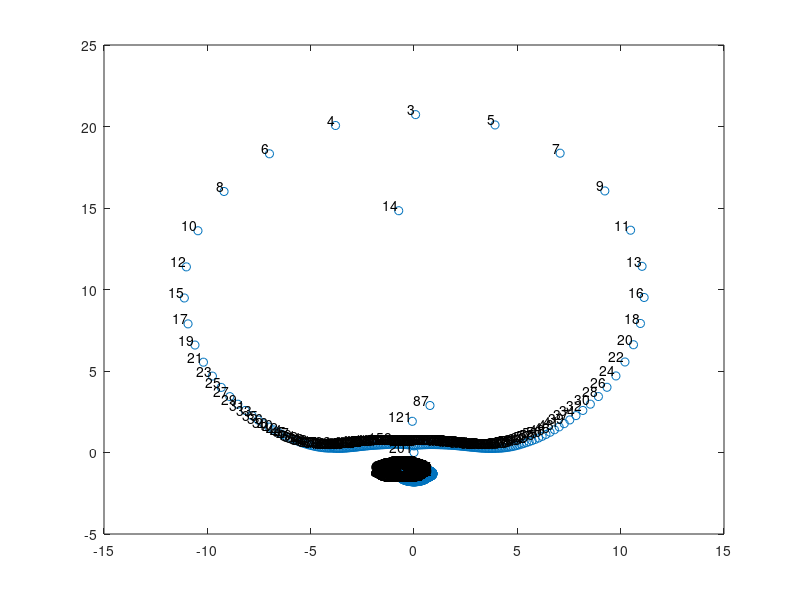
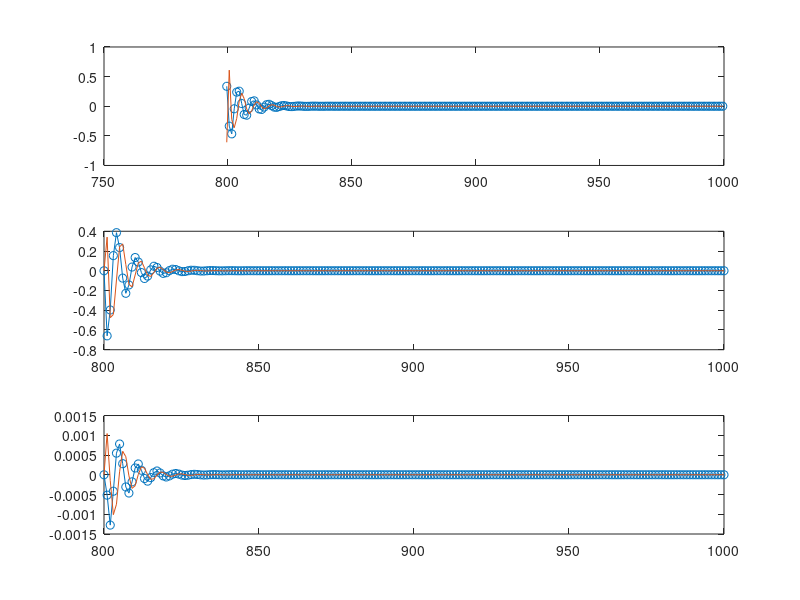

The MATLAB source for these figures, in order:
clc
clear

g=9.8;
sc=deg2rad(20);
rint=2.5e-3;

%q0=3e-5/(2*pi);
q0 = 3e-3/(2*pi);

aint=80*rint;
aend=1000*rint;

c0=q0;

nu=50e-6;

C=c0;
c1=27/35;
c2=3;

EXT=c2*nu*C;
hint=(C*c2*nu/(g*sin(sc)*aend))^(1/3);

N = 200;

a = linspace(aint,aend,N);
hs = (C*c2*nu./(g*sin(sc).*a)).^(1/3);
us = C./(a.*hs);
% test base flow
% plot(a,hs,'o')
% hold on
% plot(a,us,'o')

usinf = us(1,end);
hsinf = hs(1,end);

R = usinf*hsinf/nu;
F = usinf/(g*hsinf*cos(sc))^(1/2);

%A = a./rint;
Aint = 800;
Aend = 1000;
A = linspace(Aint,Aend,N);
Ahalf = A(1:end-1)+diff(A)/2;

DeltaA = diff(A);

h = DeltaA(1,end);
% examine mesh
% plot(A,'o')
% hold on
% plot(Ahalf,'o')

B = 2.6;

s1 = 1/(2*h);
s2 = 1/h;
s3 = 1i*B./(A.*cos(sc));
% s3 = B./(A.*cos(sc));

s4 = -1/(2*h)-1/(R*h^2);
s5 = -3/R-1/(h*F^2);
s6 = 2/(R*h^2)+3/R;
s7 = -3/R+1/(h*F^2);
s8 = 1/(2*h)-1/(R*h^2);
s9 = (1/2)*(1/F^2)*1i*B./(A.*cos(sc));
% s9 = (1/2)*(1/F^2)*B./(A.*cos(sc));

K1=3./(2.*h);
K2=-2./h;
K3=1./(2.*h);

% K1=1;
% K2=-1;
% K3=0;

MATSIZE = 3*N;

LHS=zeros(MATSIZE);
rHS=eye(MATSIZE);

lg=1;%LHS counting switch times (current location)
lkg=1;%counting every 3 rows

for i=1:MATSIZE
    if lkg==4
        lkg=1;
        lg=lg+1;
    end
    for j=1:MATSIZE
        if lg==1 %left B.C.s
            if lkg==1
                LHS(i,1)=1/2;
                LHS(i,4)=1/2;
%                 LHS(i,1)=1;
                rHS(i,1)=0;
            end
            if lkg==2
                LHS(i,2)=1;
                rHS(i,2)=0;
            end
            if lkg==3
                LHS(i,3)=1;
                rHS(i,3)=0;
            end
        elseif lg==N %right B.C.s
            if lkg==1
                LHS(i,3*lg)=s3(1,end);
                LHS(i,3*lg-1)=s2;
                
                LHS(i,3*lg-2)=s2;%center
                
                
                LHS(i,3*lg-4)=-s2;
                LHS(i,3*lg-5)=-s2;
                
                rHS(i,3*lg-2)=3/2;
                rHS(i,3*lg-5)=-1/2;
%                 LHS(i,3*lg-2)=1;
%                 rHS(i,3*lg-2)=0;
            end
            if lkg==2
                %LHS(i,3*lg-1)=1;
                rHS(i,3*lg-1)=0;
                
                LHS(i,3*lg-1)=K1;
                LHS(i,3*(lg-1)-1)=K2;
                LHS(i,3*(lg-2)-1)=K3;
                
            end
            if lkg==3
                %LHS(i,3*lg)=1;
                rHS(i,3*lg)=0;
                
                LHS(i,3*lg)=K1;
                LHS(i,3*(lg-1))=K2;
                LHS(i,3*(lg-2))=K3;
                
            end
        else % interior points
            if lkg==1
                LHS(i,3*lg+2)=s1;
                LHS(i,3*lg+1)=s2;
                LHS(i,3*lg)=s3(1,lg);
                
                LHS(i,3*lg-2)=-s2;%center
                
                LHS(i,3*lg-4)=-s1;
                
                rHS(i,3*lg-2)=1/2;
                rHS(i,3*lg+1)=1/2;
            end
            if lkg==2
                LHS(i,3*lg+2)=s8;
                LHS(i,3*lg+1)=s7;
                
                LHS(i,3*lg-1)=s6;
                
                LHS(i,3*lg-2)=s5;
                LHS(i,3*lg-4)=s4;
            end
            if lkg==3
                LHS(i,3*lg+3)=s8;
                LHS(i,3*lg+1)=s9(1,lg);
                
                LHS(i,3*lg)=s6;
                
                LHS(i,3*lg-2)=s9(1,lg);
                LHS(i,3*lg-3)=s4;
            end
        end
    end
    lkg=lkg+1;
end


RHS = 1i.*rHS;


[V,D]=eig(LHS,RHS);

Omegalist=diag(D);
%%
% figure()
realOme=real(Omegalist);
imagOme=imag(Omegalist);
plot(realOme,imagOme,'o')
hold on
% legend('200','400','600')
for i = 1:1:length(Omegalist)
    text(realOme(i), imagOme(i), num2str(i), 'VerticalAlignment','bottom', 'HorizontalAlignment','right');
end

% hold off;

%%
% figure()
TRY=149;
for i=1:MATSIZE/3
    AlphaH(i,1)=V((i-1)*3+1,TRY);
    AlphaU(i,1)=V((i-1)*3+2,TRY);
    AlphaV(i,1)=V((i-1)*3+3,TRY);
end
% plot(Ahalf,AlphaH,'-o')
% figure()
% plot(Ahalf,AlphaU)
% figure()
AAhalf = [Ahalf(1,1)-h Ahalf];

figure()
subplot(3,1,1)
plot(AAhalf(1:end),real(AlphaH),'-o')
hold on
plot(AAhalf(1:end),imag(AlphaH))
hold on

subplot(3,1,2)
plot(A(1:end),real(AlphaU),'-o')
hold on
plot(A(1:end),imag(AlphaU))
hold on

subplot(3,1,3)
plot(A(1:end),real(AlphaV),'-o')
hold on
plot(A(1:end),imag(AlphaV))
hold on
